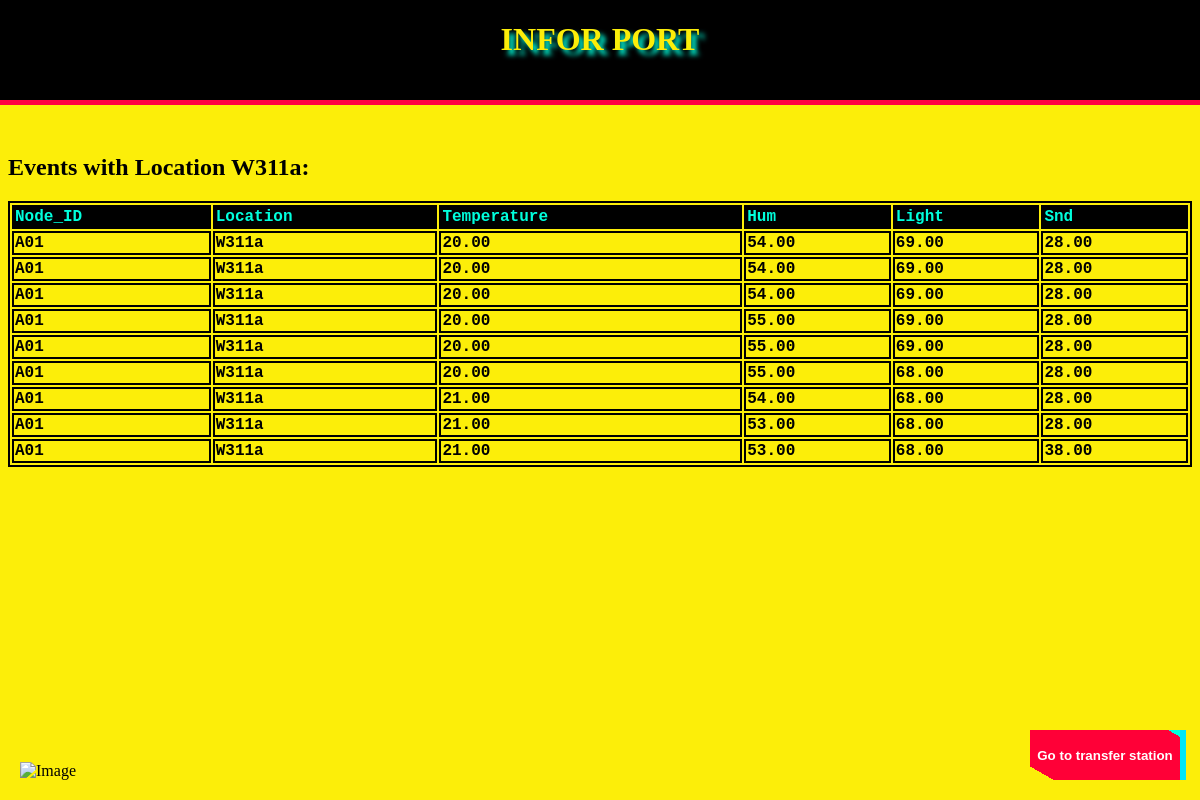
Page /iot/W311a/ on the earlier database version.
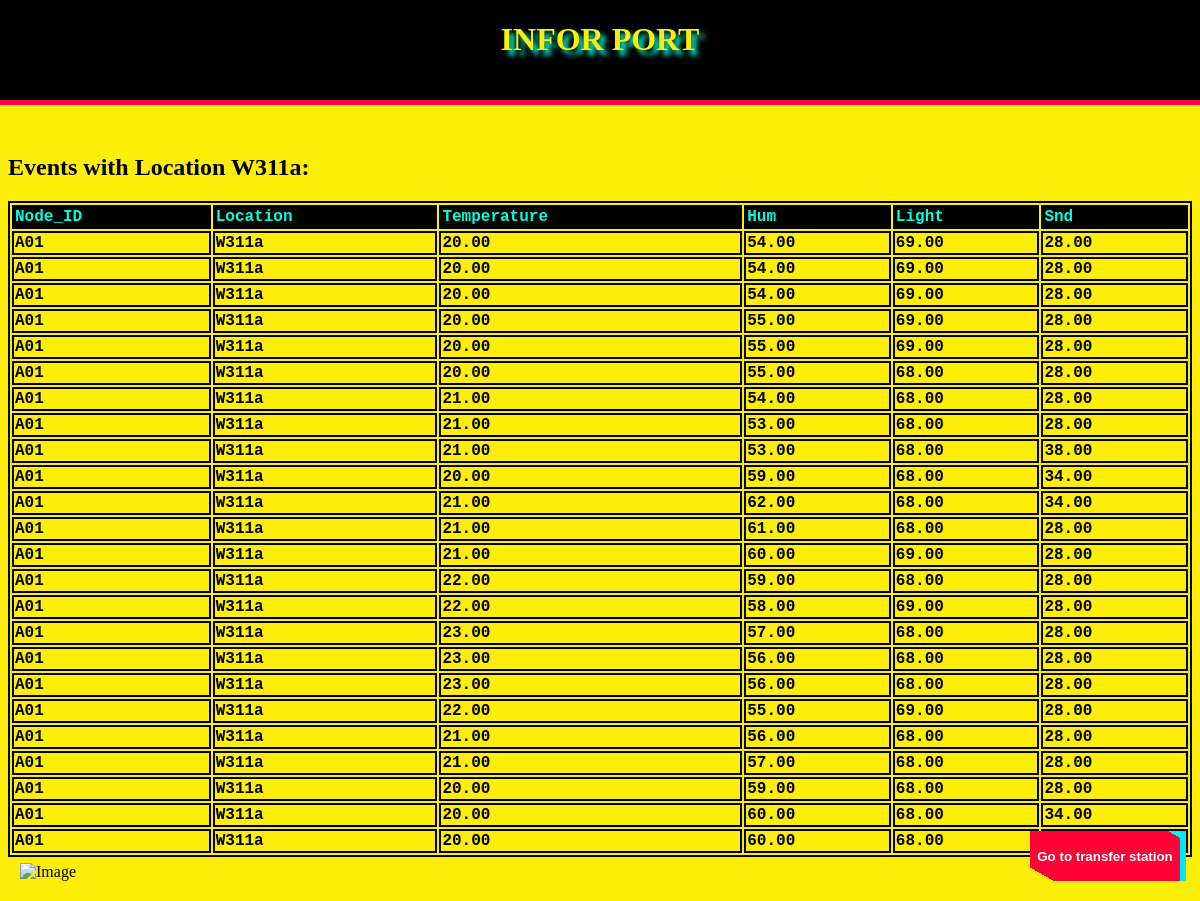
Same page on the later database version.
### iot/models.py (models this page shows, shortened)
class Event(models.Model):
    node_id = models.CharField(max_length=100)
    loc = models.CharField(max_length=100)
    temp = models.DecimalField(max_digits=5, decimal_places=2)
    hum = models.DecimalField(max_digits=5, decimal_places=2)
    light = models.DecimalField(max_digits=5, decimal_places=2)
    snd = models.DecimalField(max_digits=5, decimal_places=2)

### iot/views.py (the view)
# urls.py: path('W311a/', views.W311a),
def W311a(request):
    W311a = Event.objects.filter(loc = 'W311a')
    context = {'W311a':W311a}
    return render(request, 'iot/sensor/W311a.html', context)

### iot/templates/iot/sensor/W311a.html (shortened to what this page needs)
<!doctype html>
<HTML>
    <head>
    </head>
    <body style="background-color: #fcee09;">
        <div id="header" style="background-color:black; position: fixed; top: 0;left: 0;height:100px; width: 100%; border-bottom: 5px solid #ff0141;">
        <h1 class="display-3 p-4 mb-2 bg-danger text-white" style="font-family: 'MV Boli', Times, serif;
         color: #fcee09; text-shadow: 5px 5px 5px #00ffdd;text-align: center;display: flex; align-items: center;
         justify-content: center;">INFOR PORT</h1></div>
        <br>
        <br>
        <br>
        <br>
        <br>
        <br>
        <br>
        <h2>Events with Location W311a:</h2>
        <table style="width: 100%;">
            <thead>
                <tr>
                    <th>Node_ID</th>
                    <th>Location</th>
                    <th>Temperature</th>
                    <th>Hum</th>
                    <th>Light</th>
                    <th>Snd</th>
                </tr>
            </thead>
            <tbody>
                {% for event in W311a %}
                <tr>
                    <td><strong>{{ event.node_id }}</strong></td>
                    <td>{{ event.loc }}</td>
                    <td>{{ event.temp }}</td>
                    <td>{{ event.hum }}</td>
                    <td>{{ event.light }}</td>
                    <td>{{ event.snd }}</td>
                </tr>
                {% endfor %}
            </tbody>
        </table>
        <br>
        <br>
        <a href="https://www.bilibili.com/video/BV1uT4y1P7CX/?spm_id_from=333.337.search-card.all.click">
            <button>Go to transfer station</button>
        </a>
        <div style="position: fixed; bottom: 0; left: 0; margin: 20px;">
            <img src="https://img2.imgtp.com/2024/02/09/yW45Eljy.png" alt="Image"
            style="width: 400px; height: 200px;">
        </div>
</HTML>

### iot/templates/iot/sensor/W311a.html (style rules this page uses)
table, td, th { border:2px solid black; }
th { background-color: black; text-align: left; font-weight: bold; font-family: 'Courier New', Courier, monospace; color:#00ffdd; }
tbody { text-align: left; font-family: 'Courier New', Courier, monospace; font-weight: bold; color:black; }
button, button::after { width: 150px; height: 50px; background: linear-gradient(30deg,transparent 10%,#ff0037 10% 95%, #00ffdd 95%); border: 0; font-weight: bold; color: #fff; box-shadow: 6px 0px 0px #00E6F6; outline: transparent; position: fixed; bottom: 20px; right:20px; cursor: pointer; }
button::after { --slice-0: inset(50% 50% 50% 50%); --slice-1: inset(80% -6px 0 0); --slice-2: inset(50% -6px 30% 0); --slice-3: inset(10% -6px 85% 0); --slice-4: inset(40% -6px 43% 0); --slice-5: inset(80% -6px 5% 0); content: 'Go to transfer '; display: block; position: absolute; top: 0; left: 0; right: 0; bottom: 0; background: linear-gradient(45deg, transparent 3%, #00E6F6 3%, #00E6F6 5%, #FF013C 5%); text-shadow: -3px -3px 0px #F8F005, 3px 3px 0px #00E6F6; clip-path: var(--slice-0); }

Differences in the rows shown:
added Event: node_id "A01", loc "W311a", temp "20.00", hum "59.00", light "68.00", snd "34.00"
added Event: node_id "A01", loc "W311a", temp "21.00", hum "62.00", light "68.00", snd "34.00"
added Event: node_id "A01", loc "W311a", temp "21.00", hum "61.00", light "68.00", snd "28.00"
added Event: node_id "A01", loc "W311a", temp "21.00", hum "60.00", light "69.00", snd "28.00"
added Event: node_id "A01", loc "W311a", temp "22.00", hum "59.00", light "68.00", snd "28.00"
added Event: node_id "A01", loc "W311a", temp "22.00", hum "58.00", light "69.00", snd "28.00"
added Event: node_id "A01", loc "W311a", temp "23.00", hum "57.00", light "68.00", snd "28.00"
added Event: node_id "A01", loc "W311a", temp "23.00", hum "56.00", light "68.00", snd "28.00"
added Event: node_id "A01", loc "W311a", temp "23.00", hum "56.00", light "68.00", snd "28.00"
added Event: node_id "A01", loc "W311a", temp "22.00", hum "55.00", light "69.00", snd "28.00"
added Event: node_id "A01", loc "W311a", temp "21.00", hum "56.00", light "68.00", snd "28.00"
added Event: node_id "A01", loc "W311a", temp "21.00", hum "57.00", light "68.00", snd "28.00"
added Event: node_id "A01", loc "W311a", temp "20.00", hum "59.00", light "68.00", snd "28.00"
added Event: node_id "A01", loc "W311a", temp "20.00", hum "60.00", light "68.00", snd "34.00"
added Event: node_id "A01", loc "W311a", temp "20.00", hum "60.00", light "68.00"
